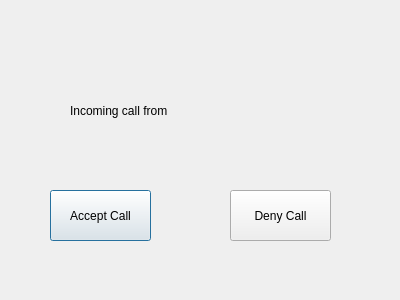
<?xml version="1.0" encoding="UTF-8"?>
<ui version="4.0">
    <class>IncomingCall</class>
    <widget class="QDialog" name="IncomingCall">
        <property name="geometry">
            <rect>
                <x>0</x>
                <y>0</y>
                <width>400</width>
                <height>300</height>
            </rect>
        </property>
        <property name="windowTitle">
            <string>Dialog</string>
        </property>
        <widget class="QPushButton" name="acceptCallButton">
            <property name="geometry">
                <rect>
                    <x>50</x>
                    <y>190</y>
                    <width>101</width>
                    <height>51</height>
                </rect>
            </property>
            <property name="text">
                <string>Accept Call</string>
            </property>
        </widget>
        <widget class="QPushButton" name="denyCallButton">
            <property name="geometry">
                <rect>
                    <x>230</x>
                    <y>190</y>
                    <width>101</width>
                    <height>51</height>
                </rect>
            </property>
            <property name="text">
                <string>Deny Call</string>
            </property>
        </widget>
        <widget class="QLabel" name="incomingCallLavel">
            <property name="geometry">
                <rect>
                    <x>70</x>
                    <y>90</y>
                    <width>241</width>
                    <height>41</height>
                </rect>
            </property>
            <property name="text">
                <string>Incoming call from</string>
            </property>
        </widget>
    </widget>
    <resources/>
    <connections/>
</ui>
